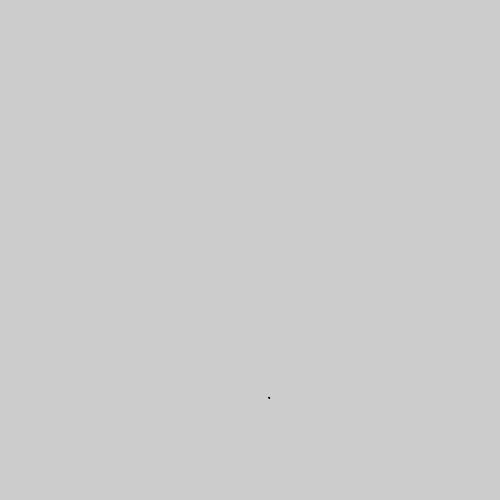
Frame 1 (no input)
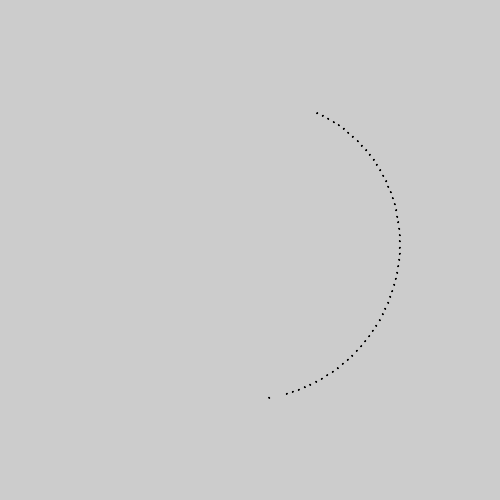
Frame 60 (the mouse pressed at the canvas centre just before this capture)
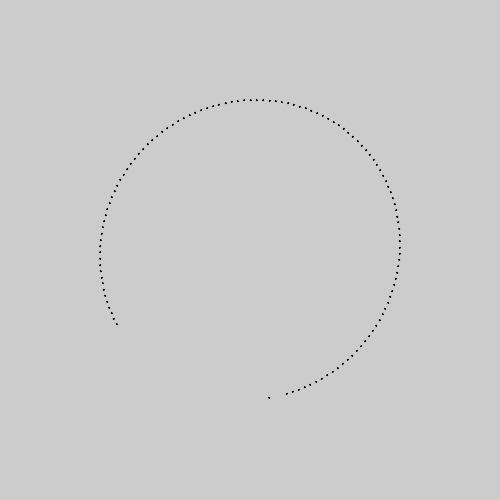
Frame 120 (the mouse held since frame 60 and released just before this capture)

The Processing sketch that drew these frames (run headless with seeded random() and noise(); from frame 60 on, the mouse is pressed at the canvas centre):

// Processing sketch: ejemplo_3_ondas
// ── ejemplo_3_ondas.pde
void setup(){
  size(500,500);
}

void draw(){
  //background(255,0,127);
  
  //pongan el modo tweak para que  puedan cambiar los valores sin cerrar la aplicación.
  //Ejercicios:
  //     sumar los resultados de multiples llamadas a onda(...) con diferentes argumentos cada vez.
  //     utilizar el ciclo for en conjunto con onda(...)
  ellipse(onda(0.4,100,400,0),
          onda(0.4,100,400, PI),1,1);
}


/// Función onda.
/// esta devuelve el valor en una onda sinusoidal.
/// argumentos:
/// float frecuencia: frecuencia con la que escila esta onda. Expresado en ciclos (vuelvas completas) por segundo.
/// float minimo: valor mínimo de la onda
/// float maximo: valor máximo de la onda
/// float fase: determina que tan desfazada esta la onda. expresada en radianes.
float onda(float frecuencia, float minimo, float maximo, float fase){
  return map(sin((millis()/1000.0+fase)*frecuencia*TWO_PI), -1,1, minimo, maximo);
}
